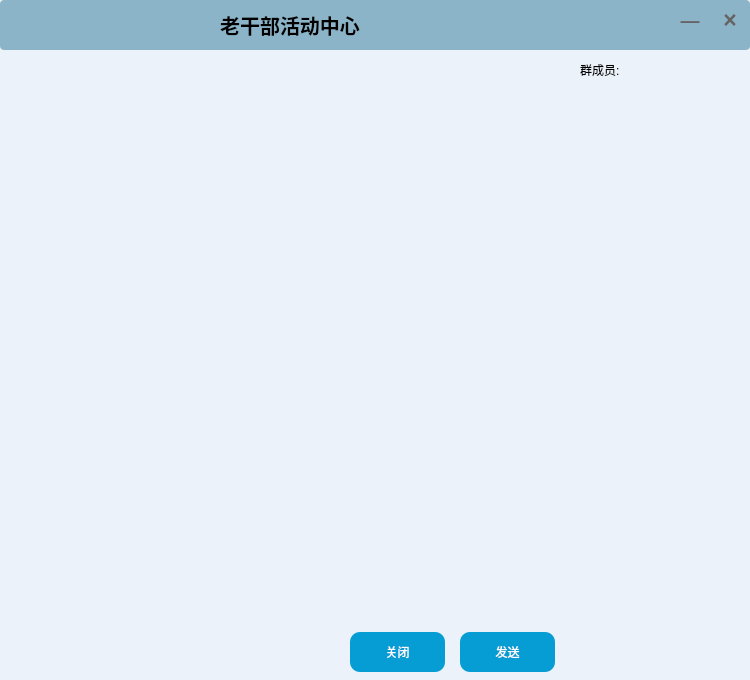
<?xml version="1.0" encoding="UTF-8"?>
<ui version="4.0">
 <class>ChatGroup</class>
 <widget class="QWidget" name="ChatGroup">
  <property name="geometry">
   <rect>
    <x>0</x>
    <y>0</y>
    <width>750</width>
    <height>680</height>
   </rect>
  </property>
  <property name="minimumSize">
   <size>
    <width>750</width>
    <height>680</height>
   </size>
  </property>
  <property name="maximumSize">
   <size>
    <width>750</width>
    <height>680</height>
   </size>
  </property>
  <property name="windowTitle">
   <string>Form</string>
  </property>
  <property name="styleSheet">
   <string notr="true">#textBrowser{border:none;background:rgb(235,242,249);color:black;}</string>
  </property>
  <widget class="QWidget" name="widget" native="true">
   <property name="geometry">
    <rect>
     <x>0</x>
     <y>0</y>
     <width>750</width>
     <height>50</height>
    </rect>
   </property>
   <property name="minimumSize">
    <size>
     <width>750</width>
     <height>50</height>
    </size>
   </property>
   <property name="maximumSize">
    <size>
     <width>750</width>
     <height>50</height>
    </size>
   </property>
   <property name="styleSheet">
    <string notr="true">#widget{border-radius:4px;background:rgb(140,180,200);}</string>
   </property>
   <widget class="QLabel" name="label">
    <property name="geometry">
     <rect>
      <x>190</x>
      <y>5</y>
      <width>200</width>
      <height>40</height>
     </rect>
    </property>
    <property name="minimumSize">
     <size>
      <width>200</width>
      <height>40</height>
     </size>
    </property>
    <property name="maximumSize">
     <size>
      <width>200</width>
      <height>40</height>
     </size>
    </property>
    <property name="styleSheet">
     <string notr="true">#label{font-weight:bold;font-size:20px;}</string>
    </property>
    <property name="text">
     <string>老干部活动中心</string>
    </property>
    <property name="alignment">
     <set>Qt::AlignCenter</set>
    </property>
   </widget>
   <widget class="QLabel" name="label_2">
    <property name="geometry">
     <rect>
      <x>670</x>
      <y>0</y>
      <width>40</width>
      <height>40</height>
     </rect>
    </property>
    <property name="minimumSize">
     <size>
      <width>40</width>
      <height>40</height>
     </size>
    </property>
    <property name="maximumSize">
     <size>
      <width>40</width>
      <height>40</height>
     </size>
    </property>
    <property name="styleSheet">
     <string notr="true">#label_2{font-weight:bold;color:rgb(100,100,100);font-size:19px;}
#label_2:hover{background:rgb(255,255,255,50%);}</string>
    </property>
    <property name="text">
     <string>—</string>
    </property>
    <property name="alignment">
     <set>Qt::AlignCenter</set>
    </property>
   </widget>
   <widget class="QLabel" name="label_3">
    <property name="geometry">
     <rect>
      <x>710</x>
      <y>0</y>
      <width>40</width>
      <height>40</height>
     </rect>
    </property>
    <property name="minimumSize">
     <size>
      <width>40</width>
      <height>40</height>
     </size>
    </property>
    <property name="maximumSize">
     <size>
      <width>40</width>
      <height>40</height>
     </size>
    </property>
    <property name="styleSheet">
     <string notr="true">#label_3{font-weight:bold;color:rgb(100,100,100);font-size:23px;}
#label_3:hover{background:rgb(255,255,255,50%);}</string>
    </property>
    <property name="text">
     <string>×</string>
    </property>
    <property name="alignment">
     <set>Qt::AlignCenter</set>
    </property>
   </widget>
  </widget>
  <widget class="QWidget" name="widget_2" native="true">
   <property name="geometry">
    <rect>
     <x>0</x>
     <y>50</y>
     <width>580</width>
     <height>435</height>
    </rect>
   </property>
   <property name="minimumSize">
    <size>
     <width>580</width>
     <height>435</height>
    </size>
   </property>
   <property name="maximumSize">
    <size>
     <width>580</width>
     <height>435</height>
    </size>
   </property>
   <property name="styleSheet">
    <string notr="true">#widget_2{background:rgb(235,242,249);}</string>
   </property>
   <widget class="QTextBrowser" name="textBrowser">
    <property name="geometry">
     <rect>
      <x>0</x>
      <y>0</y>
      <width>580</width>
      <height>435</height>
     </rect>
    </property>
    <property name="minimumSize">
     <size>
      <width>580</width>
      <height>435</height>
     </size>
    </property>
    <property name="maximumSize">
     <size>
      <width>580</width>
      <height>435</height>
     </size>
    </property>
    <property name="styleSheet">
     <string notr="true">#textBrowser{border:none;background:rgb(235,242,249);}</string>
    </property>
   </widget>
  </widget>
  <widget class="QWidget" name="widget_3" native="true">
   <property name="geometry">
    <rect>
     <x>0</x>
     <y>485</y>
     <width>580</width>
     <height>195</height>
    </rect>
   </property>
   <property name="minimumSize">
    <size>
     <width>580</width>
     <height>195</height>
    </size>
   </property>
   <property name="maximumSize">
    <size>
     <width>580</width>
     <height>195</height>
    </size>
   </property>
   <property name="styleSheet">
    <string notr="true">#widget_3{background:rgb(235,242,249);}</string>
   </property>
   <widget class="QTextEdit" name="textEdit">
    <property name="geometry">
     <rect>
      <x>0</x>
      <y>40</y>
      <width>580</width>
      <height>100</height>
     </rect>
    </property>
    <property name="minimumSize">
     <size>
      <width>580</width>
      <height>100</height>
     </size>
    </property>
    <property name="maximumSize">
     <size>
      <width>580</width>
      <height>100</height>
     </size>
    </property>
    <property name="styleSheet">
     <string notr="true">#textEdit{border:none;background:rgb(235,242,249);}</string>
    </property>
   </widget>
   <widget class="QLabel" name="label_5">
    <property name="geometry">
     <rect>
      <x>10</x>
      <y>5</y>
      <width>30</width>
      <height>30</height>
     </rect>
    </property>
    <property name="minimumSize">
     <size>
      <width>30</width>
      <height>30</height>
     </size>
    </property>
    <property name="maximumSize">
     <size>
      <width>30</width>
      <height>30</height>
     </size>
    </property>
    <property name="styleSheet">
     <string notr="true">#label_5{background-image:url(&quot;:/chat/emoj.png&quot;);}#label_5:hover{border:1px solid rgb(203, 203, 203);}</string>
    </property>
    <property name="text">
     <string/>
    </property>
   </widget>
   <widget class="QPushButton" name="pushButton_2">
    <property name="geometry">
     <rect>
      <x>460</x>
      <y>147</y>
      <width>95</width>
      <height>40</height>
     </rect>
    </property>
    <property name="styleSheet">
     <string notr="true">#pushButton_2{background-color:rgb(6,157,213);border: none;border-radius:10px;color:white;}#pushButton_2:hover{background-color:rgb(75,202,255);}</string>
    </property>
    <property name="text">
     <string>发送</string>
    </property>
   </widget>
   <widget class="QPushButton" name="pushButton">
    <property name="geometry">
     <rect>
      <x>350</x>
      <y>147</y>
      <width>95</width>
      <height>40</height>
     </rect>
    </property>
    <property name="styleSheet">
     <string notr="true">#pushButton{background-color:rgb(6,157,213);border: none;border-radius:10px;color:white;}#pushButton:hover{background-color:rgb(75,202,255);}</string>
    </property>
    <property name="text">
     <string>关闭</string>
    </property>
   </widget>
  </widget>
  <widget class="QWidget" name="widget_4" native="true">
   <property name="geometry">
    <rect>
     <x>580</x>
     <y>50</y>
     <width>170</width>
     <height>40</height>
    </rect>
   </property>
   <property name="minimumSize">
    <size>
     <width>170</width>
     <height>40</height>
    </size>
   </property>
   <property name="maximumSize">
    <size>
     <width>170</width>
     <height>40</height>
    </size>
   </property>
   <property name="styleSheet">
    <string notr="true">#widget_4{background:rgb(235,242,249);}</string>
   </property>
   <widget class="QLabel" name="label_4">
    <property name="geometry">
     <rect>
      <x>0</x>
      <y>0</y>
      <width>170</width>
      <height>40</height>
     </rect>
    </property>
    <property name="minimumSize">
     <size>
      <width>170</width>
      <height>40</height>
     </size>
    </property>
    <property name="maximumSize">
     <size>
      <width>170</width>
      <height>40</height>
     </size>
    </property>
    <property name="text">
     <string>群成员:</string>
    </property>
   </widget>
  </widget>
  <widget class="QWidget" name="widget_5" native="true">
   <property name="geometry">
    <rect>
     <x>580</x>
     <y>90</y>
     <width>170</width>
     <height>590</height>
    </rect>
   </property>
   <property name="minimumSize">
    <size>
     <width>170</width>
     <height>590</height>
    </size>
   </property>
   <property name="maximumSize">
    <size>
     <width>170</width>
     <height>590</height>
    </size>
   </property>
   <property name="styleSheet">
    <string notr="true">#widget_5{background:rgb(235,242,249);}</string>
   </property>
  </widget>
 </widget>
 <resources/>
 <connections/>
</ui>
